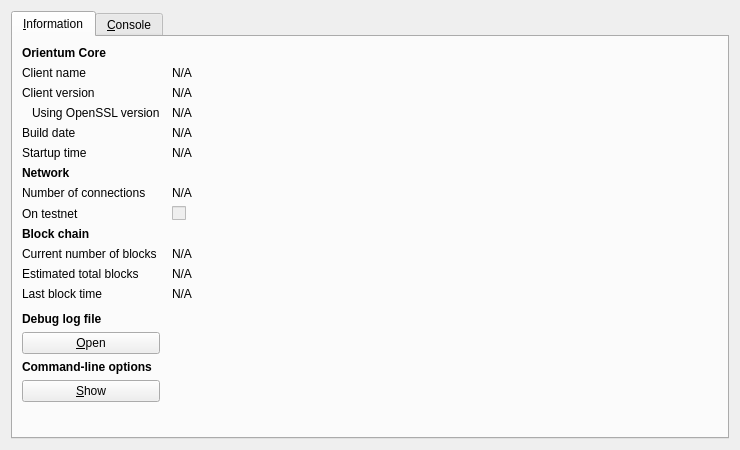
<?xml version="1.0" encoding="UTF-8"?>
<ui version="4.0">
 <class>RPCConsole</class>
 <widget class="QDialog" name="RPCConsole">
  <property name="geometry">
   <rect>
    <x>0</x>
    <y>0</y>
    <width>740</width>
    <height>450</height>
   </rect>
  </property>
  <property name="windowTitle">
   <string>Orientum - Debug window</string>
  </property>
  <layout class="QVBoxLayout" name="verticalLayout_2">
   <item>
    <widget class="QTabWidget" name="tabWidget">
     <property name="currentIndex">
      <number>0</number>
     </property>
     <widget class="QWidget" name="tab_info">
      <attribute name="title">
       <string>&amp;Information</string>
      </attribute>
      <layout class="QGridLayout" name="gridLayout" columnstretch="0,1">
       <property name="horizontalSpacing">
        <number>12</number>
       </property>
       <item row="0" column="0">
        <widget class="QLabel" name="label_9">
         <property name="font">
          <font>
           <weight>75</weight>
           <bold>true</bold>
          </font>
         </property>
         <property name="text">
          <string>Orientum Core</string>
         </property>
        </widget>
       </item>
       <item row="1" column="0">
        <widget class="QLabel" name="label_5">
         <property name="text">
          <string>Client name</string>
         </property>
        </widget>
       </item>
       <item row="1" column="1">
        <widget class="QLabel" name="clientName">
         <property name="cursor">
          <cursorShape>IBeamCursor</cursorShape>
         </property>
         <property name="text">
          <string>N/A</string>
         </property>
         <property name="textFormat">
          <enum>Qt::PlainText</enum>
         </property>
         <property name="textInteractionFlags">
          <set>Qt::LinksAccessibleByMouse|Qt::TextSelectableByKeyboard|Qt::TextSelectableByMouse</set>
         </property>
        </widget>
       </item>
       <item row="2" column="0">
        <widget class="QLabel" name="label_6">
         <property name="text">
          <string>Client version</string>
         </property>
        </widget>
       </item>
       <item row="2" column="1">
        <widget class="QLabel" name="clientVersion">
         <property name="cursor">
          <cursorShape>IBeamCursor</cursorShape>
         </property>
         <property name="text">
          <string>N/A</string>
         </property>
         <property name="textFormat">
          <enum>Qt::PlainText</enum>
         </property>
         <property name="textInteractionFlags">
          <set>Qt::LinksAccessibleByMouse|Qt::TextSelectableByKeyboard|Qt::TextSelectableByMouse</set>
         </property>
        </widget>
       </item>
       <item row="3" column="0">
        <widget class="QLabel" name="label_14">
         <property name="text">
          <string>Using OpenSSL version</string>
         </property>
         <property name="indent">
          <number>10</number>
         </property>
        </widget>
       </item>
       <item row="3" column="1">
        <widget class="QLabel" name="openSSLVersion">
         <property name="cursor">
          <cursorShape>IBeamCursor</cursorShape>
         </property>
         <property name="text">
          <string>N/A</string>
         </property>
         <property name="textFormat">
          <enum>Qt::PlainText</enum>
         </property>
         <property name="textInteractionFlags">
          <set>Qt::LinksAccessibleByMouse|Qt::TextSelectableByKeyboard|Qt::TextSelectableByMouse</set>
         </property>
        </widget>
       </item>
       <item row="4" column="0">
        <widget class="QLabel" name="label_12">
         <property name="text">
          <string>Build date</string>
         </property>
        </widget>
       </item>
       <item row="4" column="1">
        <widget class="QLabel" name="buildDate">
         <property name="cursor">
          <cursorShape>IBeamCursor</cursorShape>
         </property>
         <property name="text">
          <string>N/A</string>
         </property>
         <property name="textFormat">
          <enum>Qt::PlainText</enum>
         </property>
         <property name="textInteractionFlags">
          <set>Qt::LinksAccessibleByMouse|Qt::TextSelectableByKeyboard|Qt::TextSelectableByMouse</set>
         </property>
        </widget>
       </item>
       <item row="5" column="0">
        <widget class="QLabel" name="label_13">
         <property name="text">
          <string>Startup time</string>
         </property>
        </widget>
       </item>
       <item row="5" column="1">
        <widget class="QLabel" name="startupTime">
         <property name="cursor">
          <cursorShape>IBeamCursor</cursorShape>
         </property>
         <property name="text">
          <string>N/A</string>
         </property>
         <property name="textFormat">
          <enum>Qt::PlainText</enum>
         </property>
         <property name="textInteractionFlags">
          <set>Qt::LinksAccessibleByMouse|Qt::TextSelectableByKeyboard|Qt::TextSelectableByMouse</set>
         </property>
        </widget>
       </item>
       <item row="6" column="0">
        <widget class="QLabel" name="label_11">
         <property name="font">
          <font>
           <weight>75</weight>
           <bold>true</bold>
          </font>
         </property>
         <property name="text">
          <string>Network</string>
         </property>
        </widget>
       </item>
       <item row="7" column="0">
        <widget class="QLabel" name="label_7">
         <property name="text">
          <string>Number of connections</string>
         </property>
        </widget>
       </item>
       <item row="7" column="1">
        <widget class="QLabel" name="numberOfConnections">
         <property name="cursor">
          <cursorShape>IBeamCursor</cursorShape>
         </property>
         <property name="text">
          <string>N/A</string>
         </property>
         <property name="textFormat">
          <enum>Qt::PlainText</enum>
         </property>
         <property name="textInteractionFlags">
          <set>Qt::LinksAccessibleByMouse|Qt::TextSelectableByKeyboard|Qt::TextSelectableByMouse</set>
         </property>
        </widget>
       </item>
       <item row="8" column="0">
        <widget class="QLabel" name="label_8">
         <property name="text">
          <string>On testnet</string>
         </property>
        </widget>
       </item>
       <item row="8" column="1">
        <widget class="QCheckBox" name="isTestNet">
         <property name="enabled">
          <bool>false</bool>
         </property>
         <property name="text">
          <string/>
         </property>
        </widget>
       </item>
       <item row="9" column="0">
        <widget class="QLabel" name="label_10">
         <property name="font">
          <font>
           <weight>75</weight>
           <bold>true</bold>
          </font>
         </property>
         <property name="text">
          <string>Block chain</string>
         </property>
        </widget>
       </item>
       <item row="10" column="0">
        <widget class="QLabel" name="label_3">
         <property name="text">
          <string>Current number of blocks</string>
         </property>
        </widget>
       </item>
       <item row="10" column="1">
        <widget class="QLabel" name="numberOfBlocks">
         <property name="cursor">
          <cursorShape>IBeamCursor</cursorShape>
         </property>
         <property name="text">
          <string>N/A</string>
         </property>
         <property name="textFormat">
          <enum>Qt::PlainText</enum>
         </property>
         <property name="textInteractionFlags">
          <set>Qt::LinksAccessibleByMouse|Qt::TextSelectableByKeyboard|Qt::TextSelectableByMouse</set>
         </property>
        </widget>
       </item>
       <item row="11" column="0">
        <widget class="QLabel" name="label_4">
         <property name="text">
          <string>Estimated total blocks</string>
         </property>
        </widget>
       </item>
       <item row="11" column="1">
        <widget class="QLabel" name="totalBlocks">
         <property name="cursor">
          <cursorShape>IBeamCursor</cursorShape>
         </property>
         <property name="text">
          <string>N/A</string>
         </property>
         <property name="textFormat">
          <enum>Qt::PlainText</enum>
         </property>
         <property name="textInteractionFlags">
          <set>Qt::LinksAccessibleByMouse|Qt::TextSelectableByKeyboard|Qt::TextSelectableByMouse</set>
         </property>
        </widget>
       </item>
       <item row="12" column="0">
        <widget class="QLabel" name="label_2">
         <property name="text">
          <string>Last block time</string>
         </property>
        </widget>
       </item>
       <item row="12" column="1">
        <widget class="QLabel" name="lastBlockTime">
         <property name="cursor">
          <cursorShape>IBeamCursor</cursorShape>
         </property>
         <property name="text">
          <string>N/A</string>
         </property>
         <property name="textFormat">
          <enum>Qt::PlainText</enum>
         </property>
         <property name="textInteractionFlags">
          <set>Qt::LinksAccessibleByMouse|Qt::TextSelectableByKeyboard|Qt::TextSelectableByMouse</set>
         </property>
        </widget>
       </item>
       <item row="13" column="0">
        <spacer name="verticalSpacer_2">
         <property name="orientation">
          <enum>Qt::Vertical</enum>
         </property>
         <property name="sizeHint" stdset="0">
          <size>
           <width>20</width>
           <height>20</height>
          </size>
         </property>
        </spacer>
       </item>
       <item row="14" column="0">
        <widget class="QLabel" name="labelDebugLogfile">
         <property name="font">
          <font>
           <weight>75</weight>
           <bold>true</bold>
          </font>
         </property>
         <property name="text">
          <string>Debug log file</string>
         </property>
        </widget>
       </item>
       <item row="15" column="0">
        <widget class="QPushButton" name="openDebugLogfileButton">
         <property name="toolTip">
          <string>Open the Orientum debug log file from the current data directory. This can take a few seconds for large log files.</string>
         </property>
         <property name="text">
          <string>&amp;Open</string>
         </property>
         <property name="autoDefault">
          <bool>false</bool>
         </property>
        </widget>
       </item>
       <item row="16" column="0">
        <widget class="QLabel" name="labelCLOptions">
         <property name="font">
          <font>
           <weight>75</weight>
           <bold>true</bold>
          </font>
         </property>
         <property name="text">
          <string>Command-line options</string>
         </property>
        </widget>
       </item>
       <item row="17" column="0">
        <widget class="QPushButton" name="showCLOptionsButton">
         <property name="toolTip">
          <string>Show the Orientum-Qt help message to get a list with possible Orientum command-line options.</string>
         </property>
         <property name="text">
          <string>&amp;Show</string>
         </property>
         <property name="autoDefault">
          <bool>false</bool>
         </property>
        </widget>
       </item>
       <item row="18" column="0">
        <spacer name="verticalSpacer">
         <property name="orientation">
          <enum>Qt::Vertical</enum>
         </property>
         <property name="sizeHint" stdset="0">
          <size>
           <width>20</width>
           <height>40</height>
          </size>
         </property>
        </spacer>
       </item>
      </layout>
     </widget>
     <widget class="QWidget" name="tab_console">
      <attribute name="title">
       <string>&amp;Console</string>
      </attribute>
      <layout class="QVBoxLayout" name="verticalLayout_3">
       <property name="spacing">
        <number>3</number>
       </property>
       <item>
        <widget class="QTextEdit" name="messagesWidget">
         <property name="minimumSize">
          <size>
           <width>0</width>
           <height>100</height>
          </size>
         </property>
         <property name="readOnly">
          <bool>true</bool>
         </property>
         <property name="tabKeyNavigation" stdset="0">
          <bool>false</bool>
         </property>
         <property name="columnCount" stdset="0">
          <number>2</number>
         </property>
        </widget>
       </item>
       <item>
        <layout class="QHBoxLayout" name="horizontalLayout">
         <property name="spacing">
          <number>3</number>
         </property>
         <item>
          <widget class="QLabel" name="label">
           <property name="text">
            <string notr="true">&gt;</string>
           </property>
          </widget>
         </item>
         <item>
          <widget class="QLineEdit" name="lineEdit"/>
         </item>
         <item>
          <widget class="QPushButton" name="clearButton">
           <property name="maximumSize">
            <size>
             <width>24</width>
             <height>24</height>
            </size>
           </property>
           <property name="toolTip">
            <string>Clear console</string>
           </property>
           <property name="text">
            <string/>
           </property>
           <property name="icon">
            <iconset resource="../bitcoin.qrc">
             <normaloff>:/icons/remove</normaloff>:/icons/remove</iconset>
           </property>
           <property name="shortcut">
            <string notr="true">Ctrl+L</string>
           </property>
           <property name="autoDefault">
            <bool>false</bool>
           </property>
          </widget>
         </item>
        </layout>
       </item>
      </layout>
     </widget>
    </widget>
   </item>
  </layout>
 </widget>
 <resources>
  <include location="../bitcoin.qrc"/>
 </resources>
 <connections/>
</ui>
